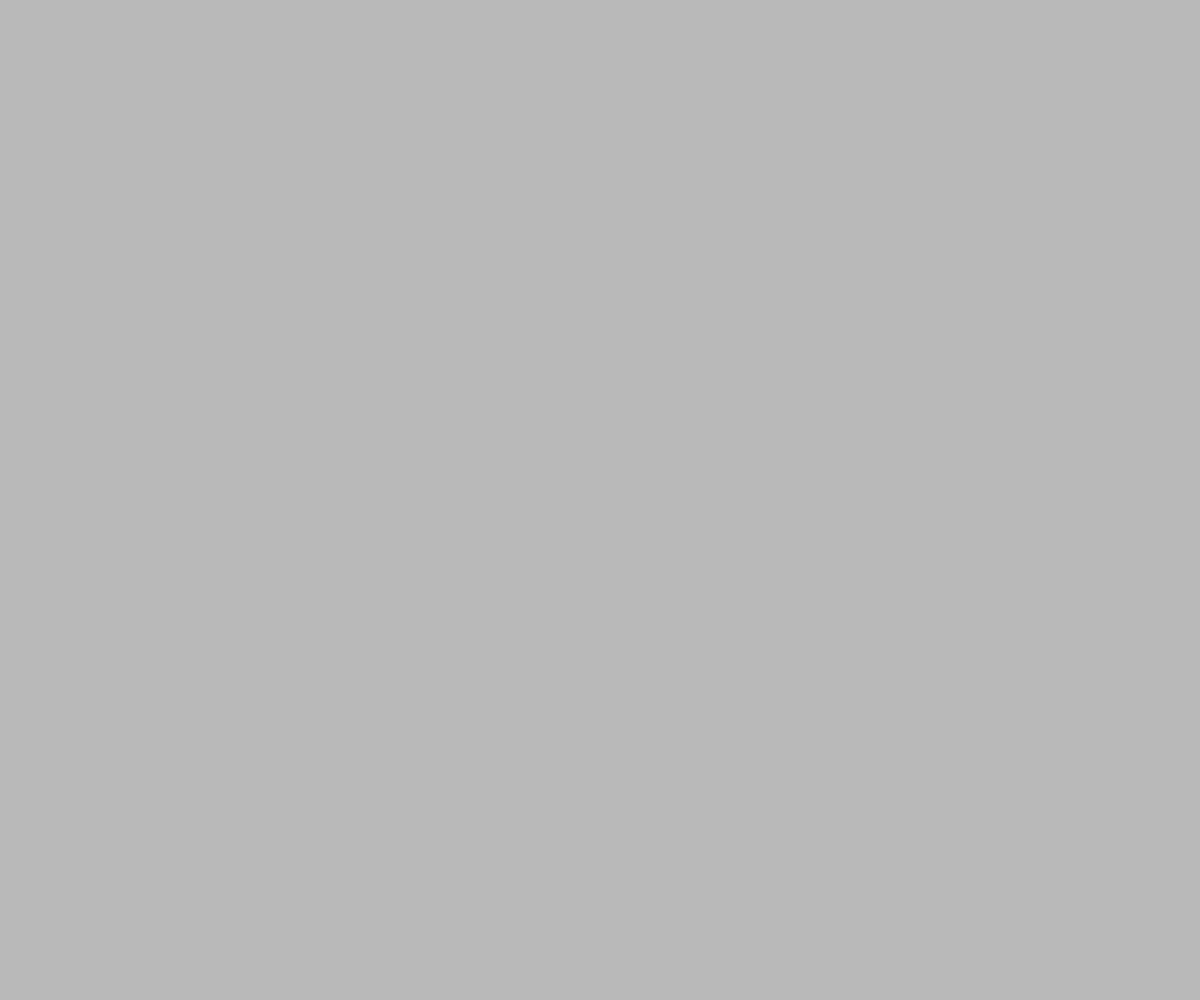
Frame 1 (no input)
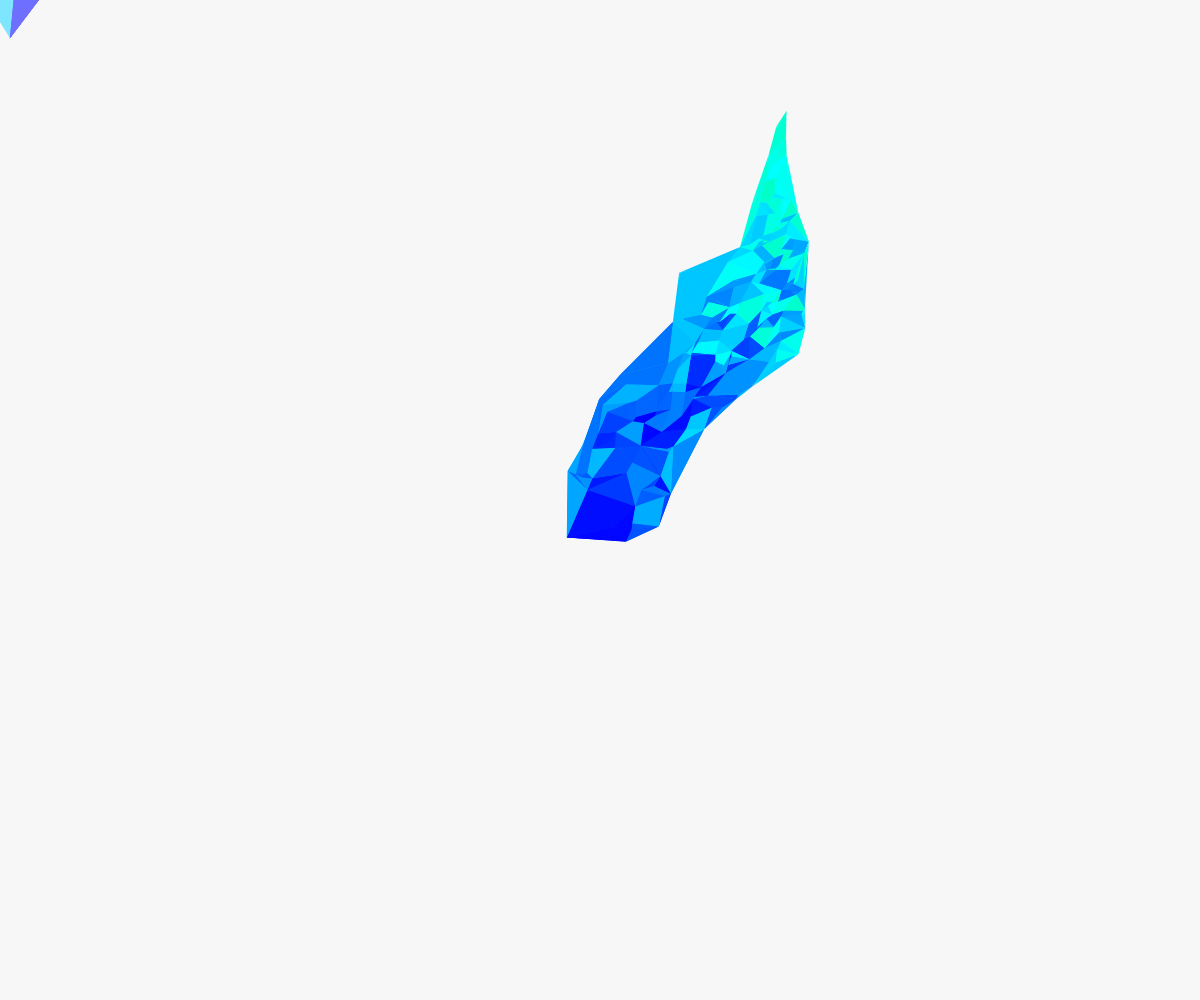
Frame 60 (no input)
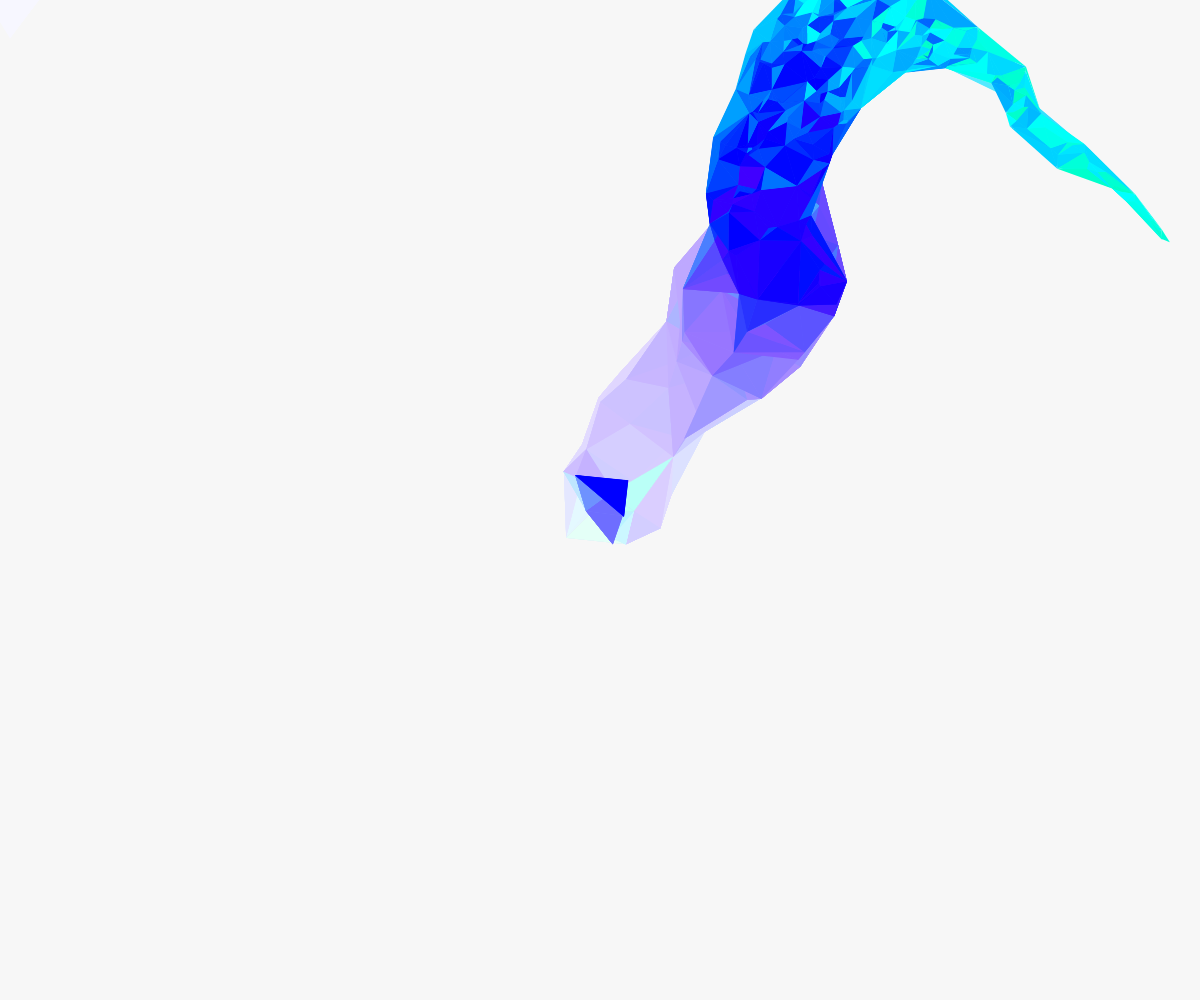
Frame 120 (the mouse pressed at the canvas centre since frame 60)

The p5.js sketch that drew these frames (run headless with seeded random() and noise() and a simulated clock; from frame 60 on, the mouse is pressed at the canvas centre):

// p5.js sketch
// ── sketch.js
/*
Frozen brush

Makes use of a delaunay algorithm to create crystal-like shapes.
I did NOT develop delaunay.js, and not sure who the author really is to give proper credit.

Controls:
	- Drag the mouse.
    - Press any key to toggle between fill and stroke.

Inspired by:
	Makio135's sketch www.openprocessing.org/sketch/385808

Author:
  Jason Labbe

Site:
  jasonlabbe3d.com
*/

var allParticles = [];
var maxLevel = 3;
var useFill = true;

var isScriptLoaded = false;
var data = [];
var fakeMouse;
var fakeMouseDirection;
var fakeMouseVelocityMax = 10;
var fakeMouseRand = 2;

// Moves to a random direction and comes to a stop.
// Spawns other particles within its lifetime.
function Particle(x, y, level) {
  this.level = level
  this.life = 0;
  
  this.pos = new p5.Vector(x, y);
  this.vel = p5.Vector.random2D();
  this.vel.mult(map(this.level, 0, maxLevel, 5, 2));
  
  this.move = function() {
    this.life++;
    
    // Add friction.
    this.vel.mult(0.9);
    
    this.pos.add(this.vel);
    
    // Spawn a new particle if conditions are met.
    if (this.life % 10 == 0) {
      if (this.level > 0) {
        this.level -= 1;
        var newParticle = new Particle(this.pos.x, this.pos.y, this.level-1);
        allParticles.push(newParticle);
      }
    }
  }
}


function setup() {
  createCanvas(windowWidth, windowHeight); 
  
  colorMode(HSB, 360);
  
  textAlign(CENTER);
  
  background(255);
    fakeMouse = {x:width/2, y:height/2};
    fakeMouseDirection = createVector(random(-fakeMouseVelocityMax,fakeMouseVelocityMax),random(-fakeMouseVelocityMax,fakeMouseVelocityMax));

} 


function draw() {
  // Create fade effect.
  noStroke();
  fill(360, 20);
  rect(0, 0, width, height);
  

  
  // Move and spawn particles.
  // Remove any that is below the velocity threshold.
  for (var i = allParticles.length-1; i > -1; i--) {
    allParticles[i].move();
    
    if (allParticles[i].vel.mag() < 0.01) {
      allParticles.splice(i, 1);
    }
  }
  
  if (allParticles.length > 0) {
    // Run script to get points to create triangles with.
    data = Delaunay.triangulate(allParticles.map(function(pt) {
      return [pt.pos.x, pt.pos.y];
    }));
  	
    strokeWeight(0.1);
    
    // Display triangles individually.
    for (var i = 0; i < data.length; i += 3) {
      // Collect particles that make this triangle.
      var p1 = allParticles[data[i]];
      var p2 = allParticles[data[i+1]];
      var p3 = allParticles[data[i+2]];
      
      // Don't draw triangle if its area is too big.
      var distThresh = 75;
      
      if (dist(p1.pos.x, p1.pos.y, p2.pos.x, p2.pos.y) > distThresh) {
        continue;
      }
      
      if (dist(p2.pos.x, p2.pos.y, p3.pos.x, p3.pos.y) > distThresh) {
        continue;
      }
      
      if (dist(p1.pos.x, p1.pos.y, p3.pos.x, p3.pos.y) > distThresh) {
        continue;
      }
      
      // Base its hue by the particle's life.
      if (useFill) {
        noStroke();
        fill(165+p1.life*1.5, 360, 360);
      } else {
        noFill();
        stroke(165+p1.life*1.5, 360, 360);
      }
      
      triangle(p1.pos.x, p1.pos.y, 
               p2.pos.x, p2.pos.y, 
               p3.pos.x, p3.pos.y);
    }
  }
  
  noStroke();
  fill(255);
  //text("Press any key to change to fill/stroke", width/2, height-50);
  fakeMouseDirection.x = fakeMouseDirection.x + random(-fakeMouseRand,fakeMouseRand);
  fakeMouseDirection.y = fakeMouseDirection.y + random(-fakeMouseRand,fakeMouseRand);

  fakeMouse.x = fakeMouse.x + fakeMouseDirection.x;
  fakeMouse.y = fakeMouse.y + fakeMouseDirection.y;
  //check boundaries
  if(fakeMouse.x < 0 || fakeMouse.x > width){
   	 fakeMouseDirection.x = -fakeMouseDirection.x;
  }
  if(fakeMouse.y < 0 || fakeMouse.y > height){
   	 fakeMouseDirection.y = -fakeMouseDirection.y;
  }
  fakeMouseDirection.x = constrain(fakeMouseDirection.x, -fakeMouseVelocityMax,fakeMouseVelocityMax);
  fakeMouseDirection.y = constrain(fakeMouseDirection.y, -fakeMouseVelocityMax,fakeMouseVelocityMax);
  allParticles.push(new Particle(fakeMouse.x, fakeMouse.y, maxLevel));
  
  
}


function mouseMoved() {
  allParticles.push(new Particle(mouseX, mouseY, maxLevel));
}
var Delaunay;

(function() {
  "use strict";

  var EPSILON = 1.0 / 1048576.0;

  function supertriangle(vertices) {
    var xmin = Number.POSITIVE_INFINITY,
        ymin = Number.POSITIVE_INFINITY,
        xmax = Number.NEGATIVE_INFINITY,
        ymax = Number.NEGATIVE_INFINITY,
        i, dx, dy, dmax, xmid, ymid;

    for(i = vertices.length; i--; ) {
      if(vertices[i][0] < xmin) xmin = vertices[i][0];
      if(vertices[i][0] > xmax) xmax = vertices[i][0];
      if(vertices[i][1] < ymin) ymin = vertices[i][1];
      if(vertices[i][1] > ymax) ymax = vertices[i][1];
    }

    dx = xmax - xmin;
    dy = ymax - ymin;
    dmax = Math.max(dx, dy);
    xmid = xmin + dx * 0.5;
    ymid = ymin + dy * 0.5;

    return [
      [xmid - 20 * dmax, ymid -      dmax],
      [xmid            , ymid + 20 * dmax],
      [xmid + 20 * dmax, ymid -      dmax]
    ];
  }

  function circumcircle(vertices, i, j, k) {
    var x1 = vertices[i][0],
        y1 = vertices[i][1],
        x2 = vertices[j][0],
        y2 = vertices[j][1],
        x3 = vertices[k][0],
        y3 = vertices[k][1],
        fabsy1y2 = Math.abs(y1 - y2),
        fabsy2y3 = Math.abs(y2 - y3),
        xc, yc, m1, m2, mx1, mx2, my1, my2, dx, dy;

    /* Check for coincident points */
    if(fabsy1y2 < EPSILON && fabsy2y3 < EPSILON)
      throw new Error("Eek! Coincident points!");

    if(fabsy1y2 < EPSILON) {
      m2  = -((x3 - x2) / (y3 - y2));
      mx2 = (x2 + x3) / 2.0;
      my2 = (y2 + y3) / 2.0;
      xc  = (x2 + x1) / 2.0;
      yc  = m2 * (xc - mx2) + my2;
    }

    else if(fabsy2y3 < EPSILON) {
      m1  = -((x2 - x1) / (y2 - y1));
      mx1 = (x1 + x2) / 2.0;
      my1 = (y1 + y2) / 2.0;
      xc  = (x3 + x2) / 2.0;
      yc  = m1 * (xc - mx1) + my1;
    }

    else {
      m1  = -((x2 - x1) / (y2 - y1));
      m2  = -((x3 - x2) / (y3 - y2));
      mx1 = (x1 + x2) / 2.0;
      mx2 = (x2 + x3) / 2.0;
      my1 = (y1 + y2) / 2.0;
      my2 = (y2 + y3) / 2.0;
      xc  = (m1 * mx1 - m2 * mx2 + my2 - my1) / (m1 - m2);
      yc  = (fabsy1y2 > fabsy2y3) ?
        m1 * (xc - mx1) + my1 :
        m2 * (xc - mx2) + my2;
    }

    dx = x2 - xc;
    dy = y2 - yc;
    return {i: i, j: j, k: k, x: xc, y: yc, r: dx * dx + dy * dy};
  }

  function dedup(edges) {
    var i, j, a, b, m, n;

    for(j = edges.length; j; ) {
      b = edges[--j];
      a = edges[--j];

      for(i = j; i; ) {
        n = edges[--i];
        m = edges[--i];

        if((a === m && b === n) || (a === n && b === m)) {
          edges.splice(j, 2);
          edges.splice(i, 2);
          break;
        }
      }
    }
  }

  Delaunay = {
    triangulate: function(vertices, key) {
      var n = vertices.length,
          i, j, indices, st, open, closed, edges, dx, dy, a, b, c;

      /* Bail if there aren't enough vertices to form any triangles. */
      if(n < 3)
        return [];

      /* Slice out the actual vertices from the passed objects. (Duplicate the
       * array even if we don't, though, since we need to make a supertriangle
       * later on!) */
      vertices = vertices.slice(0);

      if(key)
        for(i = n; i--; )
          vertices[i] = vertices[i][key];

      /* Make an array of indices into the vertex array, sorted by the
       * vertices' x-position. */
      indices = new Array(n);

      for(i = n; i--; )
        indices[i] = i;

      indices.sort(function(i, j) {
        return vertices[j][0] - vertices[i][0];
      });

      /* Next, find the vertices of the supertriangle (which contains all other
       * triangles), and append them onto the end of a (copy of) the vertex
       * array. */
      st = supertriangle(vertices);
      vertices.push(st[0], st[1], st[2]);
      
      /* Initialize the open list (containing the supertriangle and nothing
       * else) and the closed list (which is empty since we havn't processed
       * any triangles yet). */
      open   = [circumcircle(vertices, n + 0, n + 1, n + 2)];
      closed = [];
      edges  = [];

      /* Incrementally add each vertex to the mesh. */
      for(i = indices.length; i--; edges.length = 0) {
        c = indices[i];

        /* For each open triangle, check to see if the current point is
         * inside it's circumcircle. If it is, remove the triangle and add
         * it's edges to an edge list. */
        for(j = open.length; j--; ) {
          /* If this point is to the right of this triangle's circumcircle,
           * then this triangle should never get checked again. Remove it
           * from the open list, add it to the closed list, and skip. */
          dx = vertices[c][0] - open[j].x;
          if(dx > 0.0 && dx * dx > open[j].r) {
            closed.push(open[j]);
            open.splice(j, 1);
            continue;
          }

          /* If we're outside the circumcircle, skip this triangle. */
          dy = vertices[c][1] - open[j].y;
          if(dx * dx + dy * dy - open[j].r > EPSILON)
            continue;

          /* Remove the triangle and add it's edges to the edge list. */
          edges.push(
            open[j].i, open[j].j,
            open[j].j, open[j].k,
            open[j].k, open[j].i
          );
          open.splice(j, 1);
        }

        /* Remove any doubled edges. */
        dedup(edges);

        /* Add a new triangle for each edge. */
        for(j = edges.length; j; ) {
          b = edges[--j];
          a = edges[--j];
          open.push(circumcircle(vertices, a, b, c));
        }
      }

      /* Copy any remaining open triangles to the closed list, and then
       * remove any triangles that share a vertex with the supertriangle,
       * building a list of triplets that represent triangles. */
      for(i = open.length; i--; )
        closed.push(open[i]);
      open.length = 0;

      for(i = closed.length; i--; )
        if(closed[i].i < n && closed[i].j < n && closed[i].k < n)
          open.push(closed[i].i, closed[i].j, closed[i].k);

      /* Yay, we're done! */
      return open;
    },
    contains: function(tri, p) {
      /* Bounding box test first, for quick rejections. */
      if((p[0] < tri[0][0] && p[0] < tri[1][0] && p[0] < tri[2][0]) ||
         (p[0] > tri[0][0] && p[0] > tri[1][0] && p[0] > tri[2][0]) ||
         (p[1] < tri[0][1] && p[1] < tri[1][1] && p[1] < tri[2][1]) ||
         (p[1] > tri[0][1] && p[1] > tri[1][1] && p[1] > tri[2][1]))
        return null;

      var a = tri[1][0] - tri[0][0],
          b = tri[2][0] - tri[0][0],
          c = tri[1][1] - tri[0][1],
          d = tri[2][1] - tri[0][1],
          i = a * d - b * c;

      /* Degenerate tri. */
      if(i === 0.0)
        return null;

      var u = (d * (p[0] - tri[0][0]) - b * (p[1] - tri[0][1])) / i,
          v = (a * (p[1] - tri[0][1]) - c * (p[0] - tri[0][0])) / i;

      /* If we're outside the tri, fail. */
      if(u < 0.0 || v < 0.0 || (u + v) > 1.0)
        return null;

      return [u, v];
    }
  };

  if(typeof module !== "undefined")
    module.exports = Delaunay;
})();
